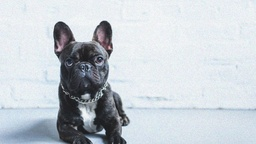
#> input picture turtle/turtle/img/dog.jpg, 256 x 144 px, shrunk from 1280 x 720 before the run
$ jupyter execute notebook.ipynb
#> lines starting #> are read from the running program, lines starting #| are printed output that depends on the picture; after the words box and inside, x2 and y2 are one past the last pixel; in counts of white or black regions, pixels touching at a corner belong together
# Pre processamento

## Imports e caminhos

[cell 1]
import cv2
import matplotlib.pyplot as plt
import numpy as np

img_src = "./img/dog.jpg"

## 1. Carrega a imagem

[cell 2]
# Carrega a Imagem

# Original
img = cv2.imread(img_src)
#> img is the input picture: shape (144, 256, 3); mean B, G, R 210.5, 204.4, 197.7

# Mostra a Imagem original
plt.imshow(img)
plt.title("Imagem original")
plt.axis('off')
plt.show()

## 2. Aplica o grayscale

[cell 3]
# imread retorna em BGR
# Formula padrão da luminencia: 0.299R + 0.587G + 0.114B
# img[:,:,:] = linha, coluna, canal

img = (
    0.299 * img[:,:,2] +
    0.587 * img[:,:,1] +
    0.114 * img[:,:,0]
)
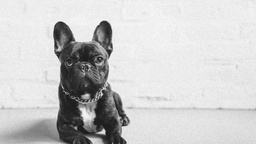
#> img: shape (144, 256) float64; min 22.59, max 251.4, mean 203.1

# Mostra a Imagem com grayscale
plt.imshow(img)
plt.title("Imagem grayscale")
plt.axis('off')
plt.show()

## 3. Aplica o padding na imagem

[cell 4]
# adiciona 0s ao redor da imagem

padded = np.pad(img, pad_width=1, mode='constant')
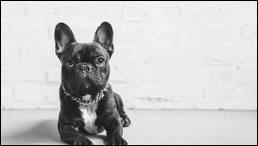
#> padded: shape (146, 258) float64; min 0, max 251.4, mean 198.7

## 4. Convulção

[cell 5]
def convolve(image, kernel):
    height, width = img.shape
#> height = 144; width = 256
    k_height, k_width = kernel.shape

    pad_h = k_height // 2
    pad_w = k_width // 2

    padded = np.pad(image, pad_width=((pad_h, pad_h), (pad_w, pad_w)), mode='constant')
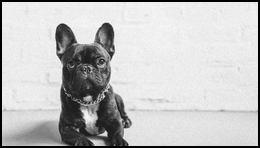
#> padded: shape (148, 260) float32; min 0, max 251.4, mean 194.5
    output = np.zeros((height, width))

    for y in range(height):
        for x in range(width):

            region = padded[y:y+k_height, x:x+k_width]
            value = np.sum(region * kernel)

            output[y, x] = value
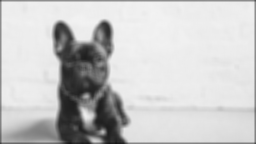
#> output: shape (144, 256) float64; min 22.4, max 242.9, mean 200.3

    return output

## 5. Blur

[cell 6]
img = img.astype(np.float32)

k_size = 5

blur_kernel = np.ones((k_size, k_size)) / (k_size * k_size)

img = convolve(img, blur_kernel)

# Mostra a Imagem com blur
plt.imshow(img)
plt.title("Imagem blur")
plt.axis('off')
plt.show()

## 6. Sobel

[cell 7]
# medir variação horizontal e vertical na imagem

sobel_x = np.array([
    [-1, 0, 1],
    [-2, 0, 2],
    [-1, 0, 1]
])

sobel_y = np.array([
    [-1, -2, -1],
    [0, 0, 0],
    [1, 2, 1]
])

gx = convolve(img, sobel_x)
#> in convolve (call 2), `padded = np.pad(image, pad_width=((pad_h, pad_h), (pad_w, pad_w)), mod..`:
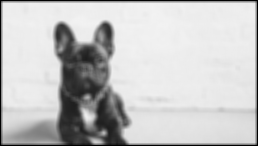
#> padded: shape (146, 258) float64; min 0, max 242.9, mean 196
#> after the loop in convolve (call 2), `for y in range(height):`:
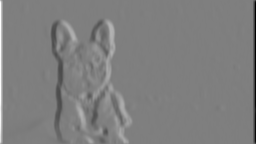
#> output: shape (144, 256) float64; min -764, max 767.4, mean 0; drawn with min black and max white
gy = convolve(img, sobel_y)
#> after the loop in convolve (call 3), `for y in range(height):`:
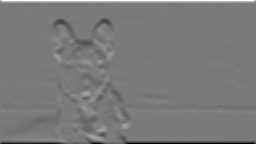
#> output: shape (144, 256) float64; min -717.5, max 769.7, mean -1; drawn with min black and max white

## 7. Magnitude e Threshold

Formula da magnitude

$$
g = \sqrt{g_x^2 + g_y^2}
$$

[cell 8]
magnitude = np.sqrt(gx**2 + gy**2)
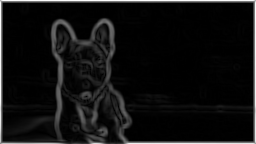
#> magnitude: shape (144, 256) float64; min 0.0277, max 769.7, mean 52.3; drawn with min black and max white

edges = np.where(magnitude > 85, 255, 0)
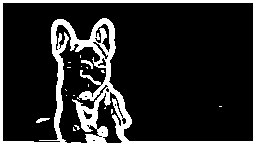
#> edges: shape (144, 256) int64; 16.1% white; 18 white regions (15 under 20 px), largest, box (x1, y1, x2, y2) and area: (0, 0, 256, 144) 5800, (81, 60, 93, 69) 44, (36, 118, 50, 123) 40

plt.imshow(edges)
plt.title("Bordas")
plt.axis('off')
plt.savefig("./img/dog_processed.png")
plt.show()
